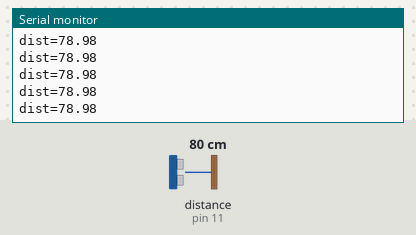
The sketch below on a simulated Arduino Uno, built with avr-gcc and run on an emulated ATmega328P. Shown: the last lines printed to the serial monitor. Wiring (inferred from the names in the program): ultrasonic range finder: trigger pin 10; echo pin 11. The test bench sets the inputs (shaded band); at power-on: distance to the obstacle (sensor on pin 11) 80 cm. The echo pulse lasts 58.3 µs per cm.

Above: at 1.2 s.
1.3 s: distance to the obstacle (sensor on pin 11) set to 18 cm
At 2.3 s:
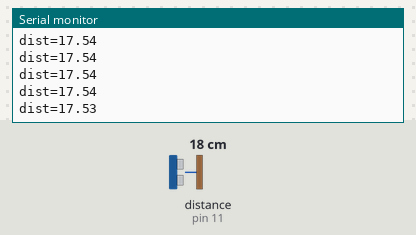
4.3 s: distance to the obstacle (sensor on pin 11) set to 35 cm
At 5.0 s:
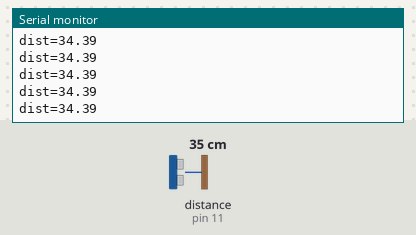
7.3 s: distance to the obstacle (sensor on pin 11) set to 2 cm
At 8.3 s:
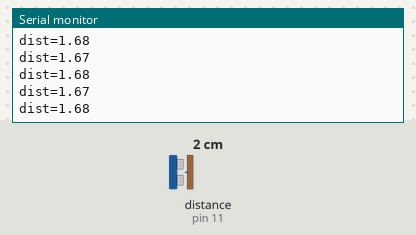
Timing chart, 0 to 10.3 s (numbered marks = the images above; inputs shaded):
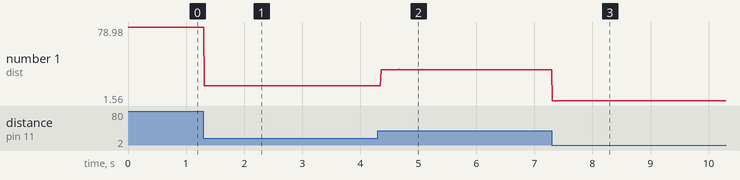

Measured:
- after the input at 1.3 s, the serial monitor: prints a new line at once (image 1)
- after the input at 4.3 s, the serial monitor: prints a new line after 0.06 s (image 2)
- after the input at 7.3 s, the serial monitor: prints a new line at once (image 3)
- plotted number 1: 78.98 → 17.53 after the input at 1.3 s, 17.53 → 34.39 after the input at 4.3 s, 34.39 → 1.6 after the input at 7.3 s

The sketch:

Ultrasonic.ino
```cpp
int Echo=11;
int Trigger=10;
double t=0.0;
double distance=0.0;

void setup() {
  // put your setup code here, to run once:
pinMode(Echo,INPUT);
pinMode(Trigger,OUTPUT);
Serial.begin(9600);
}

void loop() {
  // put your main code here, to run repeatedly:
//digitalWrite(Trigger,LOW);
//delayMicroseconds(2);
digitalWrite(Trigger,HIGH);
delayMicroseconds(10);
digitalWrite(Trigger,LOW);

t=pulseIn(Echo,HIGH);

distance=340*t/20000.0;

Serial.print("dist=");
Serial.print(distance);
Serial.println();
 delay(10);


}
```
